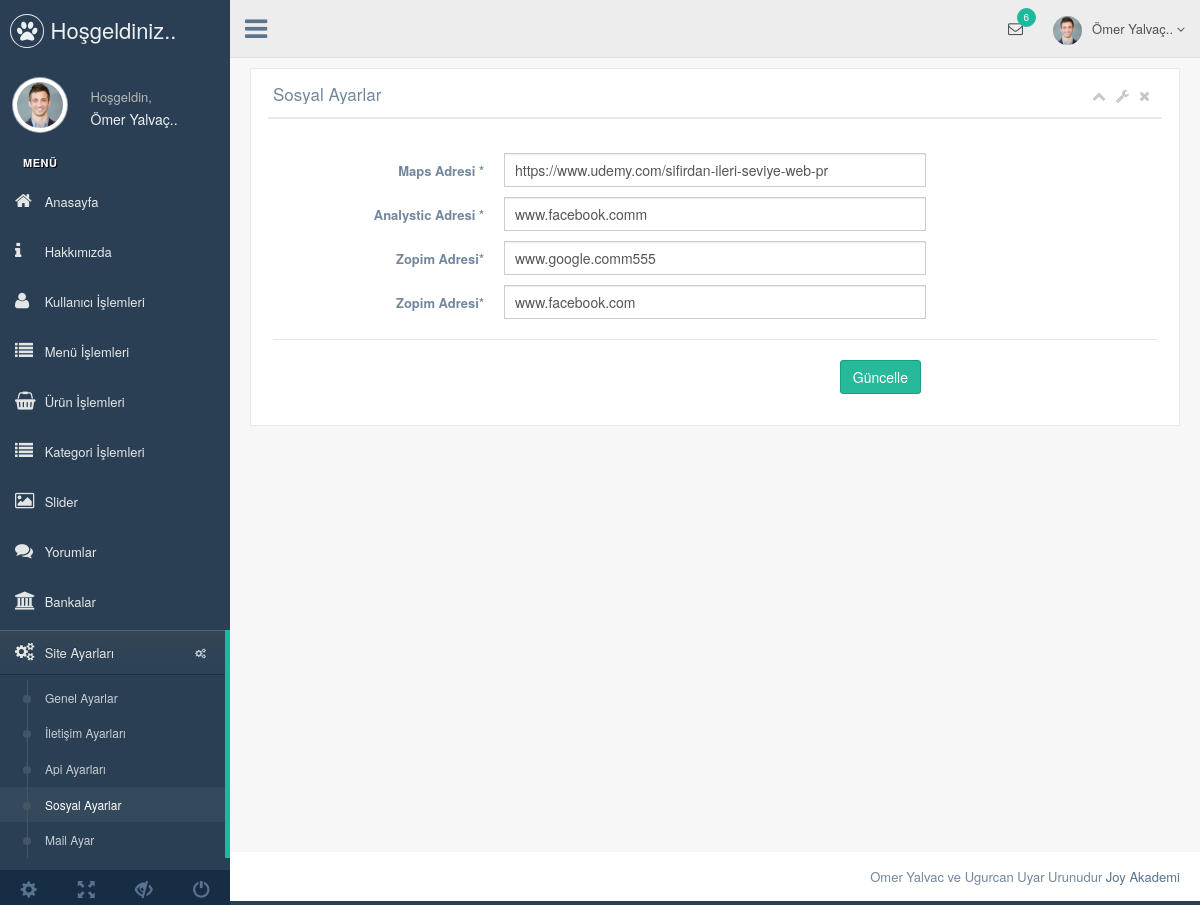
The app's page /admin/production/sosyal-ayar.php (signed in) with its own data.
### tables this page shows
CREATE TABLE `kullanici` (
  `kullanici_id` int(11) NOT NULL,
  `kullanici_zaman` datetime NOT NULL DEFAULT CURRENT_TIMESTAMP,
  `kullanici_resim` varchar(250) NOT NULL,
  `kullanici_tc` varchar(50) NOT NULL,
  `kullanici_ad` varchar(50) NOT NULL,
  `kullanici_mail` varchar(100) NOT NULL,
  `kullanici_gsm` varchar(50) NOT NULL,
  `kullanici_password` varchar(50) NOT NULL,
  `kullanici_adsoyad` varchar(50) NOT NULL,
  `kullanici_adres` varchar(250) NOT NULL,
  `kullanici_il` varchar(100) NOT NULL,
  `kullanici_ilce` varchar(100) NOT NULL,
  `kullanici_unvan` varchar(100) NOT NULL,
  `kullanici_yetki` varchar(50) NOT NULL,
  `kullanici_durum` int(1) NOT NULL DEFAULT '1'
);

CREATE TABLE `ayar` (
  `ayar_id` int(11) NOT NULL,
  `ayar_logo` varchar(250) NOT NULL,
  `ayar_title` varchar(250) NOT NULL,
  `ayar_description` varchar(250) NOT NULL,
  `ayar_keywords` varchar(50) NOT NULL,
  `ayar_author` varchar(50) NOT NULL,
  `ayar_tel` varchar(50) NOT NULL,
  `ayar_gsm` varchar(50) NOT NULL,
  `ayar_faks` varchar(50) NOT NULL,
  `ayar_mail` varchar(50) NOT NULL,
  `ayar_ilce` varchar(50) NOT NULL,
  `ayar_il` varchar(50) NOT NULL,
  `ayar_adres` varchar(250) NOT NULL,
  `ayar_mesai` varchar(250) NOT NULL,
  `ayar_maps` varchar(250) NOT NULL,
  `ayar_analystic` varchar(50) NOT NULL,
  `ayar_zopim` varchar(250) NOT NULL,
  `ayar_facebook` varchar(50) NOT NULL,
  `ayar_twitter` varchar(50) NOT NULL,
  `ayar_google` varchar(50) NOT NULL,
  `ayar_youtube` varchar(50) NOT NULL,
  `ayar_smtphost` varchar(50) NOT NULL,
  `ayar_smtpuser` varchar(50) NOT NULL,
  `ayar_smtppassword` varchar(50) NOT NULL,
  `ayar_smtpport` varchar(50) NOT NULL,
  `ayar_bakim` enum('0','1') NOT NULL DEFAULT '1'
);

### admin/production/sosyal-ayar.php (the view, shortened to what this page needs)
<?php include 'header.php';
?>
        <div class="right_col" role="main">
          <div class="">
            <div class="row">
              <div class="col-md-12 col-sm-12 col-xs-12">
                <div class="x_panel">
                  <div class="x_title">
                    <h2>Sosyal Ayarlar </h2>
                    <ul class="nav navbar-right panel_toolbox">
                      <li><a class="collapse-link"><i class="fa fa-chevron-up"></i></a>
                      </li>
                      <li class="dropdown">
                        <a href="#" class="dropdown-toggle" data-toggle="dropdown" role="button" aria-expanded="false"><i class="fa fa-wrench"></i></a>
                      </li>
                      <li><a class="close-link"><i class="fa fa-close"></i></a>
                      </li>
                    </ul>
                    <div class="clearfix"></div>
                  </div>
                  <div class="x_content">
                    <br />
                    <form action="../netting/islem.php" method="POST" id="demo-form2" data-parsley-validate class="form-horizontal form-label-left">
                      <div class="form-group">
                        <label class="control-label col-md-3 col-sm-3 col-xs-12" for="first-name">Maps Adresi <span class="required">*</span>
                        </label>
                        <div class="col-md-6 col-sm-6 col-xs-12">
                          <input type="text" id="first-name" name="ayar_facebook" value="<?php echo $ayarcek['ayar_facebook'] ?>" required="required" class="form-control col-md-7 col-xs-12">
                        </div>
                      </div>
                      <div class="form-group">
                        <label class="control-label col-md-3 col-sm-3 col-xs-12" for="first-name">Analystic Adresi <span class="required">*</span>
                        </label>
                        <div class="col-md-6 col-sm-6 col-xs-12">
                          <input type="text" id="first-name" name="ayar_twitter" value="<?php echo $ayarcek['ayar_twitter'] ?>" required="required" class="form-control col-md-7 col-xs-12">
                        </div>
                      </div>
                      <div class="form-group">
                        <label class="control-label col-md-3 col-sm-3 col-xs-12" for="first-name">Zopim Adresi<span class="required">*</span>
                        </label>
                        <div class="col-md-6 col-sm-6 col-xs-12">
                          <input type="text" id="first-name" name="ayar_google" value="<?php echo $ayarcek['ayar_google'] ?>" required="required" class="form-control col-md-7 col-xs-12">
                        </div>
                      </div>
                      <div class="form-group">
                        <label class="control-label col-md-3 col-sm-3 col-xs-12" for="first-name">Zopim Adresi<span class="required">*</span>
                        </label>
                        <div class="col-md-6 col-sm-6 col-xs-12">
                          <input type="text" id="first-name" name="ayar_youtube" value="<?php echo $ayarcek['ayar_youtube'] ?>" required="required" class="form-control col-md-7 col-xs-12">
                        </div>
                      </div>
                      <div class="ln_solid"></div>
                      <div class="form-group">
                        <div align=right class="col-md-6 col-sm-6 col-xs-12 col-md-offset-3">
                          <button type="submit" name="sosyalayarkaydet" class="btn btn-success">Güncelle</button>
                        </div>
                      </div>
                    </form>
                  </div>
                </div>
              </div>
            </div>
          </div>
        </div>
     <?php include 'footer.php';
     ?>

### admin/production/header.php (shortened to what this page needs)
<?php
include '../netting/baglam.php';
$ayarsor=$db->prepare("SELECT * FROM ayar where ayar_id=:id");
$ayarsor->execute(array(
  'id' => 0
));
$ayarcek=$ayarsor->fetch(PDO::FETCH_ASSOC);
$kullanicisor=$db->prepare("SELECT * FROM kullanici where kullanici_mail=:mail");
$kullanicisor->execute(array(
  'mail' => $_SESSION['kullanici_mail']
));
$kullanicicek=$kullanicisor->fetch(PDO::FETCH_ASSOC);
?>
<!DOCTYPE html>
<html lang="en">
  <head>
    <link href="../vendors/bootstrap/dist/css/bootstrap.min.css" rel="stylesheet">
    <link href="../vendors/font-awesome/css/font-awesome.min.css" rel="stylesheet">
    <link href="../vendors/nprogress/nprogress.css" rel="stylesheet">
    <link href="../vendors/iCheck/skins/flat/green.css" rel="stylesheet">
    <link href="../vendors/datatables.net-bs/css/dataTables.bootstrap.min.css" rel="stylesheet">
    <link href="../vendors/datatables.net-buttons-bs/css/buttons.bootstrap.min.css" rel="stylesheet">
    <link href="../vendors/datatables.net-fixedheader-bs/css/fixedHeader.bootstrap.min.css" rel="stylesheet">
    <link href="../vendors/datatables.net-responsive-bs/css/responsive.bootstrap.min.css" rel="stylesheet">
    <link href="../vendors/datatables.net-scroller-bs/css/scroller.bootstrap.min.css" rel="stylesheet">
    <link href="../build/css/custom.min.css" rel="stylesheet">
  </head>
  <body class="nav-md">
    <div class="container body">
      <div class="main_container">
        <div class="col-md-3 left_col">
          <div class="left_col scroll-view">
            <div class="navbar nav_title" style="border: 0;">
              <a href="index.html" class="site_title"><i class="fa fa-paw"></i> <span>Hoşgeldiniz..</span></a>
            </div>
            <div class="profile clearfix">
              <div class="profile_pic">
                <img src="images/img.jpg" alt="..." class="img-circle profile_img">
              </div>
              <div class="profile_info">
                <span>Hoşgeldin,</span>
                <h2><?php echo $kullanicicek['kullanici_adsoyad']; ?></h2>
              </div>
            </div>
            <br />
            <div id="sidebar-menu" class="main_menu_side hidden-print main_menu">
              <div class="menu_section">
                <h3>Menü</h3>
                <ul class="nav side-menu">
                <li><a href="index.php"><i class="fa fa-home"></i> Anasayfa </a></li>
                <li><a href="hakkimizda.php"><i class="fa fa-info"></i> Hakkımızda </a></li>
                <li><a href="kullanici.php"><i class="fa fa-user"></i> Kullanıcı İşlemleri </a></li>
                <li><a href="menu.php"><i class="fa fa-list"></i> Menü İşlemleri </a></li>
                <li><a href="urun.php"><i class="fa fa-shopping-basket"></i> Ürün İşlemleri </a></li>
                <li><a href="kategori.php"><i class="fa fa-list"></i> Kategori İşlemleri </a></li>
                <li><a href="slider.php"><i class="fa fa-image"></i> Slider </a></li>
                <li><a href="yorum.php"><i class="fa fa-comments"></i> Yorumlar </a></li>
                <li><a href="banka.php"><i class="fa fa-bank"></i> Bankalar </a></li>
                  <li><a><i class="fa fa-cogs"></i> Site Ayarları <span class="fa fa-cogs"></span></a>
                    <ul class="nav child_menu">
                      <li><a href="genel-ayar.php">Genel Ayarlar</a></li>
                      <li><a href="iletisim-ayarlar.php">İletişim Ayarları</a></li>
                      <li><a href="api-ayarlar.php">Api Ayarları</a></li>
                      <li><a href="sosyal-ayar.php">Sosyal Ayarlar</a></li>
                      <li><a href="mail-ayar.php">Mail Ayar</a></li>
                    </ul>
                  </li>
                </ul>
              </div>
            </div>
            <div class="sidebar-footer hidden-small">
              <a data-toggle="tooltip" data-placement="top" title="Settings">
                <span class="glyphicon glyphicon-cog" aria-hidden="true"></span>
              </a>
              <a data-toggle="tooltip" data-placement="top" title="FullScreen">
                <span class="glyphicon glyphicon-fullscreen" aria-hidden="true"></span>
              </a>
              <a data-toggle="tooltip" data-placement="top" title="Lock">
                <span class="glyphicon glyphicon-eye-close" aria-hidden="true"></span>
              </a>
              <a data-toggle="tooltip" data-placement="top" title="Logout">
                <span class="glyphicon glyphicon-off" aria-hidden="true"></span>
              </a>
            </div>
          </div>
        </div>
        <div class="top_nav">
          <div class="nav_menu">
            <nav>
              <div class="nav toggle">
                <a id="menu_toggle"><i class="fa fa-bars"></i></a>
              </div>
              <ul class="nav navbar-nav navbar-right">
                <li class="">
                  <a href="javascript:;" class="user-profile dropdown-toggle" data-toggle="dropdown" aria-expanded="false">
                    <img src="images/img.jpg" alt=""><?php echo $kullanicicek['kullanici_adsoyad']; ?>
                    <span class=" fa fa-angle-down"></span>
                  </a>
                </li>
                <li role="presentation" class="dropdown">
                  <a href="javascript:;" class="dropdown-toggle info-number" data-toggle="dropdown" aria-expanded="false">
                    <i class="fa fa-envelope-o"></i>
                    <span class="badge bg-green">6</span>
                  </a>
                </li>
              </ul>
            </nav>
          </div>
        </div>

### records on screen
kullanici: kullanici_adsoyad "Ömer Yalvaç.."
ayar: ayar_facebook "https://www.udemy.com/sifirdan-ileri-seviye-web-pr", ayar_twitter "www.facebook.comm", ayar_google "www.google.comm555", ayar_youtube "www.facebook.com"
